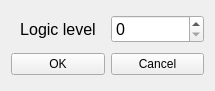
<?xml version="1.0" encoding="UTF-8"?>
<ui version="4.0">
 <class>Set_logic_level</class>
 <widget class="QWidget" name="Set_logic_level">
  <property name="geometry">
   <rect>
    <x>0</x>
    <y>0</y>
    <width>215</width>
    <height>91</height>
   </rect>
  </property>
  <property name="sizePolicy">
   <sizepolicy hsizetype="Fixed" vsizetype="Fixed">
    <horstretch>0</horstretch>
    <verstretch>0</verstretch>
   </sizepolicy>
  </property>
  <property name="windowTitle">
   <string>Form</string>
  </property>
  <layout class="QGridLayout" name="gridLayout">
   <item row="0" column="1">
    <widget class="QSpinBox" name="spinBox">
     <property name="font">
      <font>
       <pointsize>12</pointsize>
      </font>
     </property>
    </widget>
   </item>
   <item row="0" column="0">
    <widget class="QLabel" name="label">
     <property name="font">
      <font>
       <pointsize>12</pointsize>
      </font>
     </property>
     <property name="focusPolicy">
      <enum>Qt::NoFocus</enum>
     </property>
     <property name="text">
      <string>Logic level</string>
     </property>
     <property name="alignment">
      <set>Qt::AlignCenter</set>
     </property>
    </widget>
   </item>
   <item row="1" column="0">
    <widget class="QPushButton" name="pushButton">
     <property name="font">
      <font>
       <pointsize>9</pointsize>
      </font>
     </property>
     <property name="text">
      <string>OK</string>
     </property>
    </widget>
   </item>
   <item row="1" column="1">
    <widget class="QPushButton" name="cancel">
     <property name="sizePolicy">
      <sizepolicy hsizetype="Minimum" vsizetype="Fixed">
       <horstretch>0</horstretch>
       <verstretch>0</verstretch>
      </sizepolicy>
     </property>
     <property name="text">
      <string>Cancel</string>
     </property>
    </widget>
   </item>
  </layout>
 </widget>
 <resources/>
 <connections/>
</ui>
